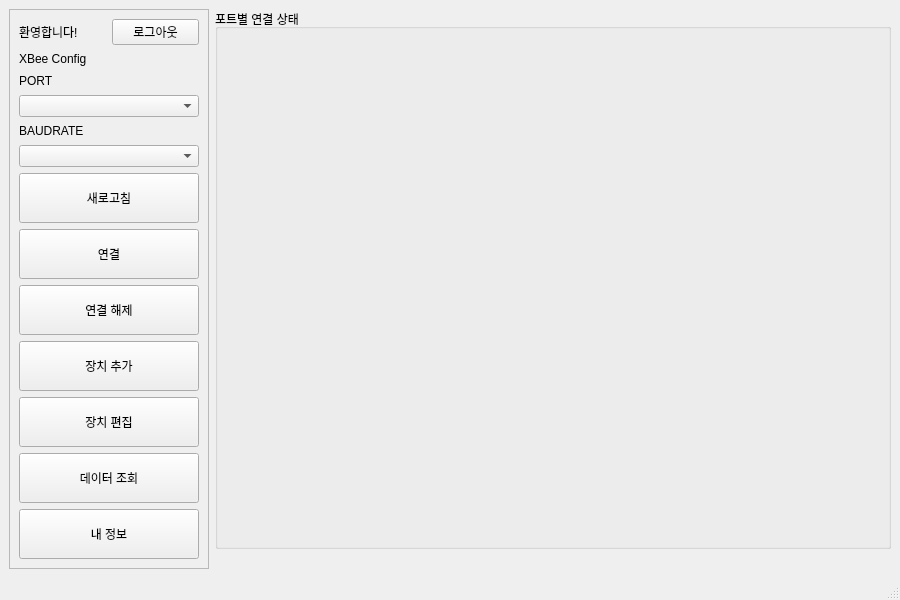
<?xml version="1.0" encoding="UTF-8"?>
<ui version="4.0">
 <class>MainWindow</class>
 <widget class="QMainWindow" name="MainWindow">
  <property name="geometry">
   <rect>
    <x>0</x>
    <y>0</y>
    <width>900</width>
    <height>600</height>
   </rect>
  </property>
  <property name="windowTitle">
   <string>XBee 관리 시스템</string>
  </property>
  <widget class="QWidget" name="centralwidget">
   <layout class="QHBoxLayout" name="mainLayout">
    <item>
     <widget class="QFrame" name="sidebar">
      <property name="minimumSize">
       <size>
        <width>200</width>
        <height>0</height>
       </size>
      </property>
      <property name="frameShape">
       <enum>QFrame::StyledPanel</enum>
      </property>
      <layout class="QVBoxLayout" name="sidebarLayout">
       <item>
        <layout class="QHBoxLayout" name="userLayout">
         <item>
          <widget class="QLabel" name="label_welcome">
           <property name="text">
            <string>환영합니다!</string>
           </property>
          </widget>
         </item>
         <item>
          <widget class="QPushButton" name="logout_button">
           <property name="text">
            <string>로그아웃</string>
           </property>
          </widget>
         </item>
        </layout>
       </item>
       <item>
        <widget class="QLabel" name="logoLabel">
         <property name="text">
          <string>XBee Config</string>
         </property>
        </widget>
       </item>
       <item>
        <widget class="QLabel" name="label_port">
         <property name="text">
          <string>PORT</string>
         </property>
        </widget>
       </item>
       <item>
        <widget class="QComboBox" name="comboBox_port"/>
       </item>
       <item>
        <widget class="QLabel" name="label_baudrate">
         <property name="text">
          <string>BAUDRATE</string>
         </property>
        </widget>
       </item>
       <item>
        <widget class="QComboBox" name="comboBox_baudrate_main"/>
       </item>
       <item>
        <widget class="QPushButton" name="main_refresh_button">
         <property name="minimumSize">
          <size>
           <width>180</width>
           <height>50</height>
          </size>
         </property>
         <property name="text">
          <string>새로고침</string>
         </property>
        </widget>
       </item>
       <item>
        <widget class="QPushButton" name="main_connect_button">
         <property name="minimumSize">
          <size>
           <width>180</width>
           <height>50</height>
          </size>
         </property>
         <property name="text">
          <string>연결</string>
         </property>
        </widget>
       </item>
       <item>
        <widget class="QPushButton" name="disconnect_port_button">
         <property name="minimumSize">
          <size>
           <width>180</width>
           <height>50</height>
          </size>
         </property>
         <property name="text">
          <string>연결 해제</string>
         </property>
        </widget>
       </item>
       <item>
        <widget class="QPushButton" name="xbee_add_button">
         <property name="minimumSize">
          <size>
           <width>180</width>
           <height>50</height>
          </size>
         </property>
         <property name="text">
          <string>장치 추가</string>
         </property>
        </widget>
       </item>
       <item>
        <widget class="QPushButton" name="xbee_edit_button">
         <property name="minimumSize">
          <size>
           <width>180</width>
           <height>50</height>
          </size>
         </property>
         <property name="text">
          <string>장치 편집</string>
         </property>
        </widget>
       </item>
       <item>
        <widget class="QPushButton" name="backup_button">
         <property name="minimumSize">
          <size>
           <width>180</width>
           <height>50</height>
          </size>
         </property>
         <property name="text">
          <string>데이터 조회</string>
         </property>
        </widget>
       </item>
       <item>
        <widget class="QPushButton" name="profile_button">
         <property name="minimumSize">
          <size>
           <width>180</width>
           <height>50</height>
          </size>
         </property>
         <property name="text">
          <string>내 정보</string>
         </property>
        </widget>
       </item>
      </layout>
     </widget>
    </item>
    <item>
     <layout class="QVBoxLayout" name="rightLayout">
      <item>
       <widget class="QGroupBox" name="groupBox_port_status">
        <property name="title">
         <string>포트별 연결 상태</string>
        </property>
        <layout class="QVBoxLayout" name="verticalLayout_port_status"/>
       </widget>
      </item>
      <item>
       <layout class="QHBoxLayout" name="headerLayout">
        <item>
         <spacer name="horizontalSpacer">
          <property name="orientation">
           <enum>Qt::Horizontal</enum>
          </property>
          <property name="sizeHint" stdset="0">
           <size>
            <width>40</width>
            <height>20</height>
           </size>
          </property>
         </spacer>
        </item>
       </layout>
      </item>
      <item>
       <layout class="QVBoxLayout" name="verticalLayout_device_area"/>
      </item>
     </layout>
    </item>
   </layout>
  </widget>
  <widget class="QMenuBar" name="menubar">
   <property name="geometry">
    <rect>
     <x>0</x>
     <y>0</y>
     <width>900</width>
     <height>18</height>
    </rect>
   </property>
  </widget>
  <widget class="QStatusBar" name="statusbar"/>
 </widget>
 <resources/>
 <connections/>
</ui>
